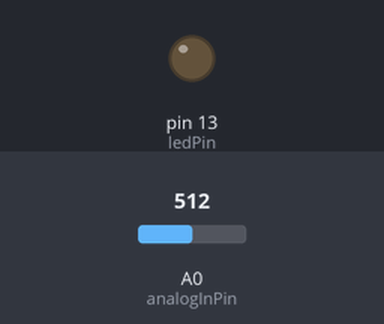
A sketch run on a simulated Arduino Uno, built with avr-gcc and run on an emulated ATmega328P. Shown: output pins drawn as LEDs (lit = HIGH). The test bench sets the inputs (shaded band); at power-on: A0 (analogInPin) = 512.

Above: at 1.2 s.
1.3 s: A0 (analogInPin) set to 336
2.8 s: A0 (analogInPin) set to 312
At 3.2 s:
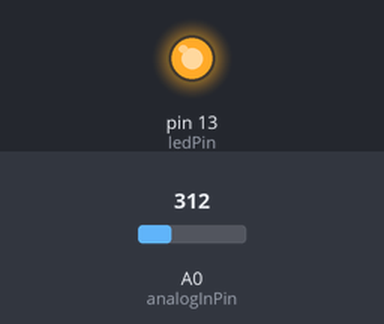
4.3 s: A0 (analogInPin) set to 511
At 5.5 s:
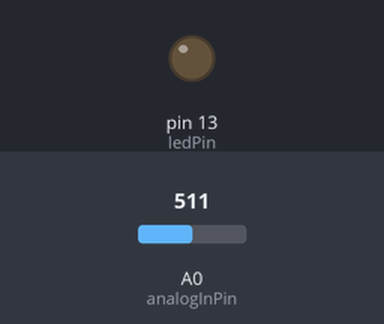
5.8 s: A0 (analogInPin) set to 306
At 6.7 s:
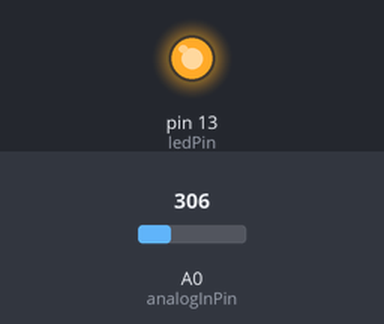
Timing chart, 0 to 8.3 s (numbered marks = the images above; inputs shaded):
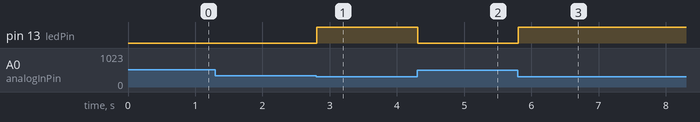

Measured:
- the behaviour switches between 328 and 327 on A0 (analogInPin) (found by bisection; images 0 and 1)
- after the input at 1.3 s, every drawn part: stays the same
- after the input at 2.8 s, pin 13 (ledPin): LOW → HIGH at once
- after the input at 4.3 s, pin 13 (ledPin): HIGH → LOW at once
- after the input at 5.8 s, pin 13 (ledPin): LOW → HIGH at once

The sketch:

Measurements_Project_copy_20240505233328.ino
```cpp
const int analogInPin = A0;
const int ledPin = 13;
const float thresholdVoltage = 1.6;


void setup() {
  pinMode(ledPin, OUTPUT);
  Serial.begin(9600);
}

void loop() {

  int sensorValue = analogRead(analogInPin);


  if (sensorValue * (5.0 / 1023.0) < thresholdVoltage) {
    digitalWrite(ledPin, HIGH);
  } else {
    digitalWrite(ledPin, LOW);
  }


  delay(10);
}
```
